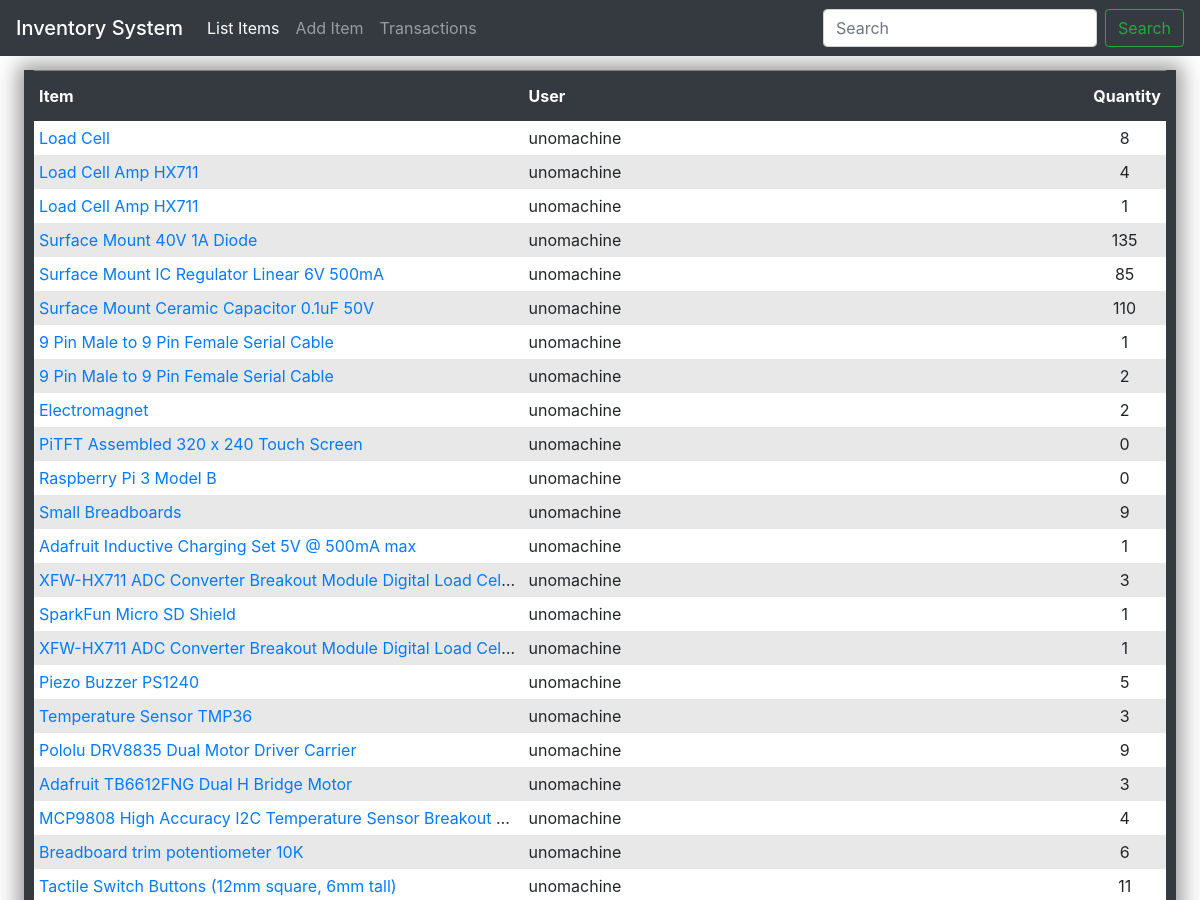
The app's page /transactions (upper part), older data.
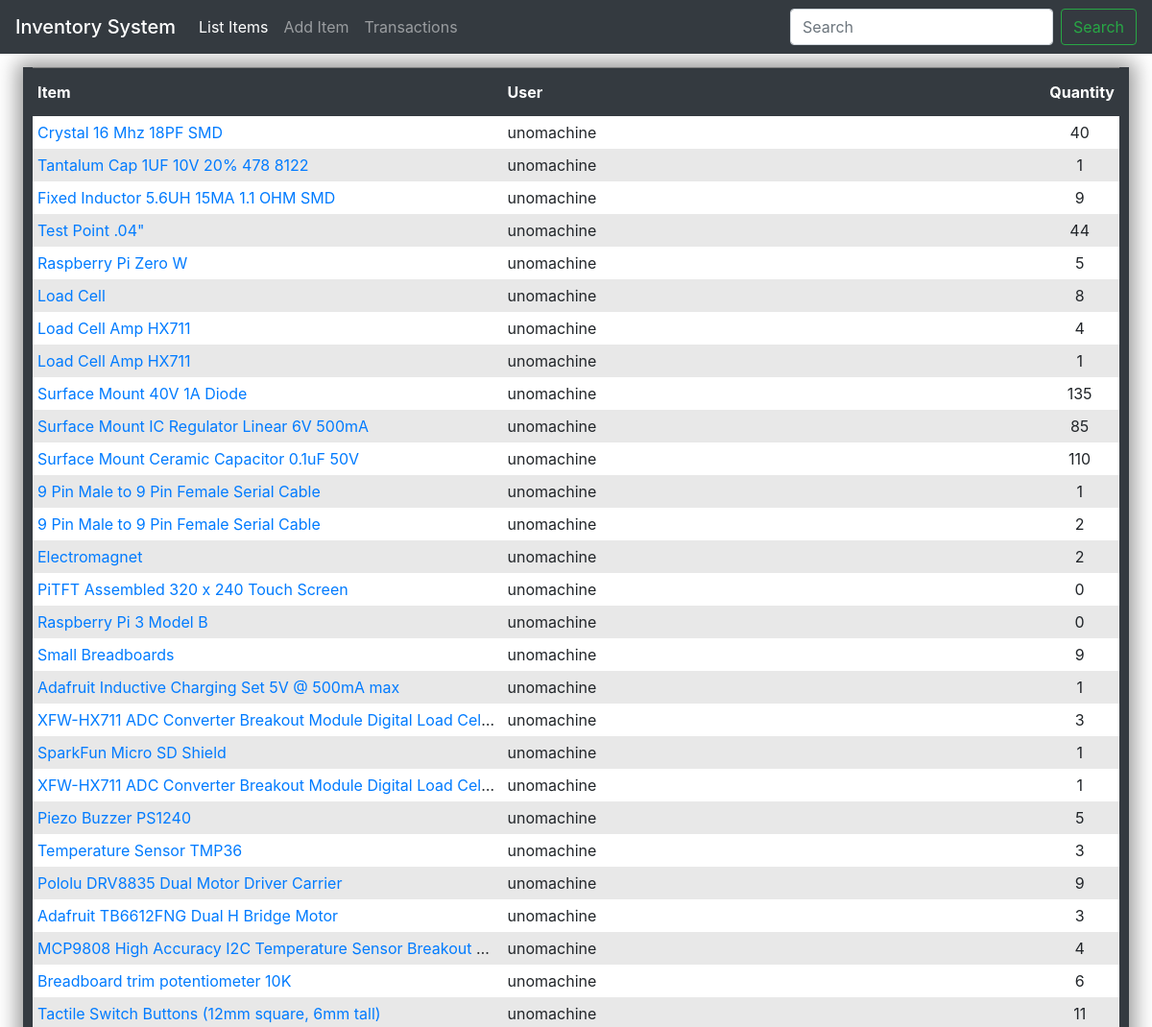
The same page, newer data.
### inventory/models.py (models this page shows, shortened)
class Transactions(models.Model):
    item_object = models.ForeignKey(Items, on_delete=models.CASCADE)
    username_text = models.CharField(max_length=30, blank=False, null=False)
    type_text = models.CharField(max_length=50, blank=True, null=True)
    quantity_integer = models.PositiveIntegerField(blank=False, null=False)
    last_modified_date = models.DateTimeField(auto_now=True, blank=True, null=True)
    def __str__(self):
        return self.item_object.name_text
    class Meta:
        ordering = (['-last_modified_date'])

class Items(models.Model):
    name_text = models.CharField(max_length=200, blank=False, null=False)
    quantity_integer = models.PositiveIntegerField(validators=[MaxValueValidator(9999999999)], blank=False, null=False)
    link_text = models.CharField(max_length=200, blank=True, null=True)
    price_decimal = models.DecimalField(max_digits=6, decimal_places=2, blank=True, null=True)
    description_text = models.CharField(max_length=400, blank=True, null=True)
    location_text = models.CharField(max_length=200, blank=True, null=True)
    vendor_text = models.CharField(max_length=200, blank=True, null=True)
    vendor_id_text = models.CharField(max_length=200, blank=True, null=True)
    manufacturer_text = models.CharField(max_length=200, blank=True, null=True)
    manufacturer_id_text = models.CharField(max_length=200, blank=True, null=True)
    created_date = models.DateTimeField(auto_now_add=True, blank=True, null=True)
    last_modified_date = models.DateTimeField(auto_now=True, blank=True, null=True)
    objects = InventoryOrderManager()

### inventory/views.py (the view)
# urls.py: path('transactions', views.transactions, name="transactions")
def transactions(request, template_name="inventory/transactions.html"):
	data = {}
	data = Transactions.objects.filter(~Q(type_text="created"))
	return render(request, template_name, {'data': data } )

### inventory/templates/inventory/transactions.html
{% extends 'inventory/base.html' %}
{% load static %}
{% block content %}
<div id="table-div">
	<table border="1">
		<thead>
			<tr>
				<th>Item</th>
				<th>User</th>
				<th>Quantity</th>
			</tr>
		</thead>
		<tbody>
			{% for item in data %}
				<tr>
					<td id="name-td"><a href="{% url 'item_detail' item.item_object_id %}">{{ item }}</a></td>
					<td>{{ item.username_text }}</td>
					<td id="quantity-td">{{ item.quantity_integer }}</td>
				</tr>
			{% endfor %}
		</tbody>
	</table>
</div>
{% endblock %}

### inventory/templates/inventory/base.html (shortened to what this page needs)
<!DOCTYPE html>
<html lang="en">
  <head>
    <link rel="stylesheet" href="https://maxcdn.bootstrapcdn.com/bootstrap/4.0.0/css/bootstrap.min.css">
    {% load static %}
    <link rel="stylesheet" type="text/css" href="{% static 'inventory/style.css' %}">
  </head>
  <body>
    <nav class="navbar navbar-expand-lg navbar-dark bg-dark navbar fixed-top">
		<a class="navbar-brand mb-0 h1" href="{% url 'item_list' %}">Inventory System</a>
		<div class="collapse navbar-collapse" id="navbarSupportedContent">
        	<ul class="navbar-nav mr-auto">
          		<li id="link-list-items" class="nav-item active">
            		<a class="nav-link" href="{% url 'item_list' %}">List Items<span class="sr-only">(current)</span></a>
          		</li>
          		<li id="link-add-item" class="nav-item">
            		<a class="nav-link" href="{% url 'item_add' %}">Add Item</a>
				</li>
	  			<li id="link-transaction-history" class="nav-item">
	    			<a class="nav-link" href="{% url 'transactions' %}">Transactions</a>
	  			</li>
        	</ul>
		<form id="search-form" action="{% url 'search_results' %}" method="post" accept-charset="utf-8" class="form-inline my-2 my-lg-0" autocomplete="off">
	    	<input id="search-box" name="query" class="form-control mr-sm-2" type="search" placeholder="Search">
            	<button id="search-button" class="btn btn-outline-success my-2 my-sm-0" type="submit">Search</button>
		</form>
      </div>
    </nav>
    <div>
      {% block content %}
      {% endblock %}
    </div>
  </body>
</html>

### inventory/static/inventory/style.css (style rules this page uses)
body { padding-top: 70px; }
table { width: 96%; margin-left: 2%; margin-right: 2%; border-right: 10px solid #343a40; border-bottom: 10px solid #343a40; border-left: 10px solid #343a40; box-shadow: 0 0 20px 6px #999999; }
th, td { padding: 5px; border: none; }
th { background-color: #343a40; color: white; height: 50px; }
tr:nth-child(even) { background-color: #e6e6e6e6; }
tr:nth-child(odd) { background-color: #FFFFFF; }
#quantity-td { width: 80px; padding-right: 10px; text-align: center; text-overflow: ellipsis; overflow: hidden; white-space: nowrap; }
#name-td { max-width: 90px; text-overflow: ellipsis; overflow: hidden; white-space: nowrap; }
input { outline: none; max-width: 600px }

Row changes from the older to the newer data that the page shows:
now on this page (row edited): Transactions: item_object.name_text "Crystal 16 Mhz 18PF SMD", username_text "unomachine", quantity_integer "40"
now on this page (row edited): Transactions: item_object.name_text "Tantalum Cap 1UF 10V 20% 478 8122", username_text "unomachine", quantity_integer "1"
now on this page (row edited): Transactions: item_object.name_text "Fixed Inductor 5.6UH 15MA 1.1 OHM SMD", username_text "unomachine", quantity_integer "9"
now on this page (row edited): Transactions: item_object.name_text "Test Point .04\"", username_text "unomachine", quantity_integer "44"
added Transactions: item_object.name_text "Raspberry Pi Zero W", username_text "unomachine", quantity_integer "5"
